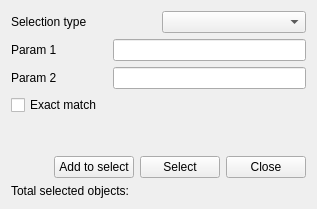
<?xml version="1.0" encoding="UTF-8"?>
<ui version="4.0">
 <class>CSelectForm</class>
 <widget class="QWidget" name="CSelectForm">
  <property name="geometry">
   <rect>
    <x>0</x>
    <y>0</y>
    <width>317</width>
    <height>209</height>
   </rect>
  </property>
  <property name="sizePolicy">
   <sizepolicy hsizetype="Expanding" vsizetype="Expanding">
    <horstretch>0</horstretch>
    <verstretch>0</verstretch>
   </sizepolicy>
  </property>
  <property name="windowTitle">
   <string>Select by...</string>
  </property>
  <layout class="QVBoxLayout" name="verticalLayout">
   <item>
    <layout class="QHBoxLayout" name="horizontalLayout">
     <item>
      <widget class="QLabel" name="label_SelType">
       <property name="text">
        <string>Selection type</string>
       </property>
      </widget>
     </item>
     <item>
      <widget class="QComboBox" name="combo_SelType"/>
     </item>
    </layout>
   </item>
   <item>
    <layout class="QHBoxLayout" name="horizontalLayout_2" stretch="1,2">
     <item>
      <widget class="QLabel" name="label_Param_1">
       <property name="text">
        <string>Param 1</string>
       </property>
      </widget>
     </item>
     <item>
      <widget class="QLineEdit" name="lineEdit_Param_1"/>
     </item>
    </layout>
   </item>
   <item>
    <layout class="QHBoxLayout" name="horizontalLayout_3" stretch="1,2">
     <item>
      <widget class="QLabel" name="label_Param_2">
       <property name="text">
        <string>Param 2</string>
       </property>
      </widget>
     </item>
     <item>
      <widget class="QLineEdit" name="lineEdit_Param_2"/>
     </item>
    </layout>
   </item>
   <item>
    <widget class="QCheckBox" name="check_exactMatch">
     <property name="text">
      <string>Exact match</string>
     </property>
    </widget>
   </item>
   <item>
    <spacer name="verticalSpacer">
     <property name="orientation">
      <enum>Qt::Vertical</enum>
     </property>
     <property name="sizeHint" stdset="0">
      <size>
       <width>20</width>
       <height>40</height>
      </size>
     </property>
    </spacer>
   </item>
   <item>
    <layout class="QHBoxLayout" name="horizontalLayout_4" stretch="0,0,0,0">
     <item>
      <spacer name="horizontalSpacer">
       <property name="orientation">
        <enum>Qt::Horizontal</enum>
       </property>
       <property name="sizeHint" stdset="0">
        <size>
         <width>40</width>
         <height>20</height>
        </size>
       </property>
      </spacer>
     </item>
     <item>
      <widget class="QPushButton" name="push_Add_to_select">
       <property name="text">
        <string>Add to select</string>
       </property>
      </widget>
     </item>
     <item>
      <widget class="QPushButton" name="push_Select">
       <property name="text">
        <string>Select</string>
       </property>
      </widget>
     </item>
     <item>
      <widget class="QPushButton" name="push_Close">
       <property name="text">
        <string>Close</string>
       </property>
      </widget>
     </item>
    </layout>
   </item>
   <item>
    <widget class="QLabel" name="label_total">
     <property name="text">
      <string>Total selected objects:</string>
     </property>
    </widget>
   </item>
  </layout>
 </widget>
 <resources/>
 <connections/>
</ui>
